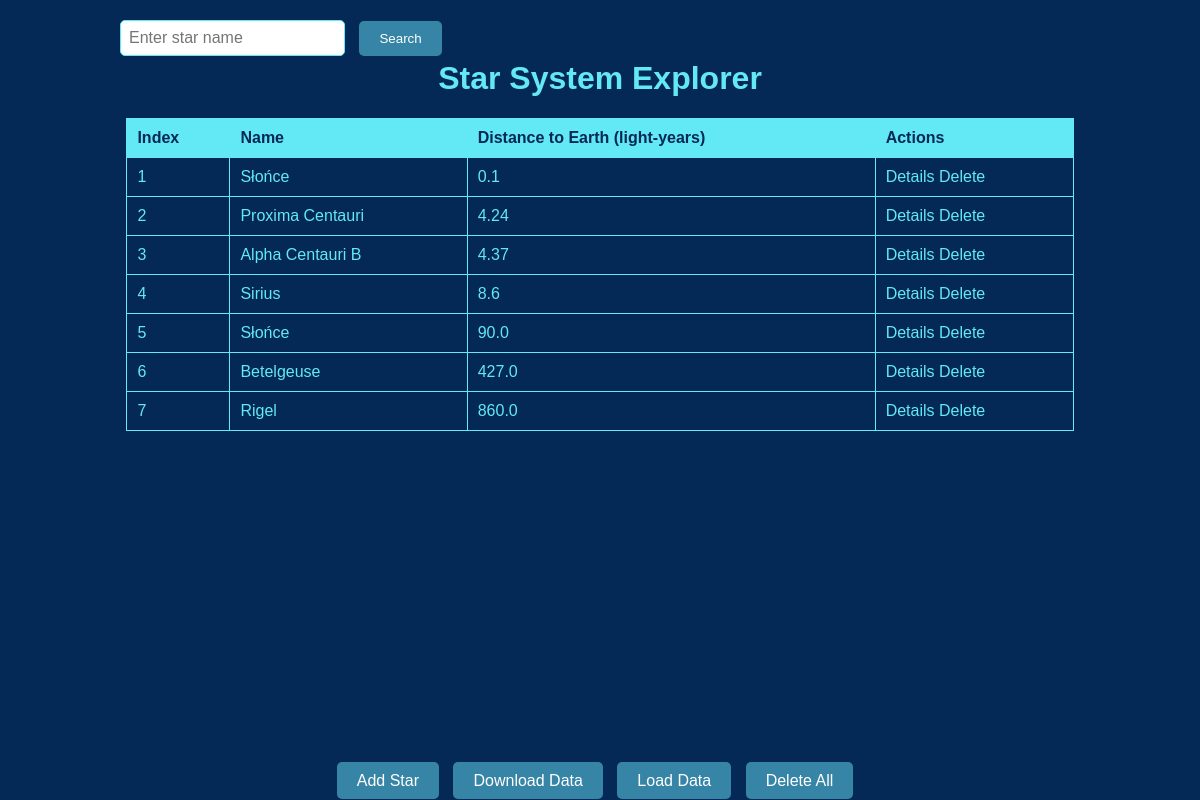
The app's page /, older data.
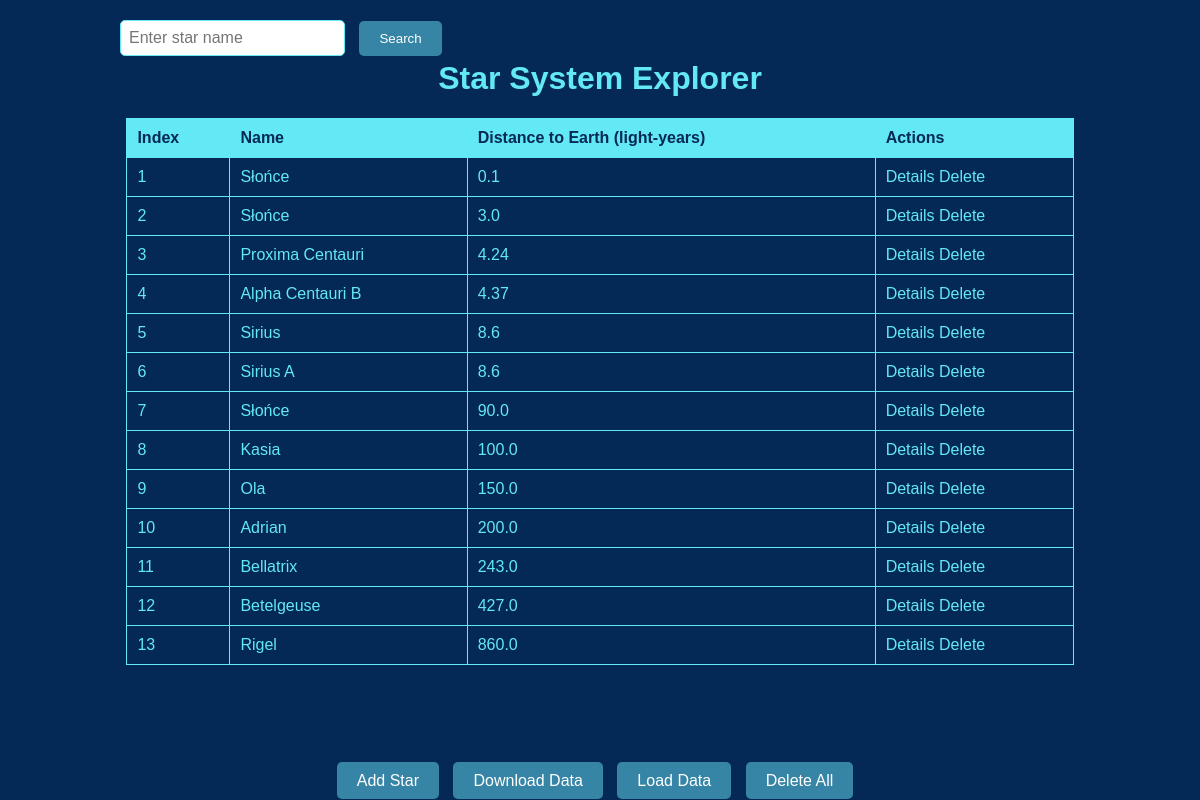
The same page, newer data.
### explorer/models.py (models this page shows, shortened)
class Star(models.Model):
    name = models.CharField(max_length=100)
    distance = models.FloatField()
    system = models.ForeignKey(StarSystem, on_delete=models.CASCADE, default=1)

### explorer/views.py (the view)
# urls.py: path('', index, name='index'),
def index(request):
    systems = StarSystem.objects.all()
    stars = Star.objects.all()
    search_form = SearchForm(request.GET)
    if search_form.is_valid():
        star_name = search_form.cleaned_data['star_name']
        if star_name:
            stars = stars.filter(name__icontains=star_name)
    sorted_stars = sort_stars_by_distance(stars)
    return render(request, 'explorer/index.html',
                  {'systems': systems, 'stars': sorted_stars, 'search_form': search_form})

### explorer/forms.py
class SearchForm(forms.Form):
    star_name = forms.CharField(label='Search Star', max_length=100, required=False)

### explorer/utils.py (called while the page is built)
def quicksort(arr):
    if len(arr) <= 1:
        return arr
    pivot = arr[len(arr) // 2]
    left = [x for x in arr if x.distance < pivot.distance]
    middle = [x for x in arr if x.distance == pivot.distance]
    right = [x for x in arr if x.distance > pivot.distance]
    return quicksort(left) + middle + quicksort(right)

def sort_stars_by_distance(stars):
    return quicksort(stars)

### explorer/templates/explorer/index.html (shortened to what this page needs)
<!DOCTYPE html>
<html>
<head>
    <link rel="stylesheet" type="text/css" href="https://code.jquery.com/ui/1.12.1/themes/base/jquery-ui.css">
</head>
<body>
    <h1>Star System Explorer</h1>
    <form method="get" id="search-form">
        <input type="text" name="star_name" id="id_star_name" placeholder="Enter star name" />
        <button type="submit" id="search-button">Search</button>
    </form>
    <table>
        <thead>
            <tr>
                <th>Index</th>
                <th>Name</th>
                <th>Distance to Earth (light-years)</th>
                <th>Actions</th>
            </tr>
        </thead>
        <tbody>
            {% for star in stars %}
            <tr>
                <td>{{ forloop.counter }}</td>
                <td>{{ star.name }}</td>
                <td>{{ star.distance }}</td>
                <td>
                    <a href="{% url 'explorer:star_detail' system_id=star.system.id star_id=star.id %}">Details</a>
                    <a href="{% url 'explorer:delete_star' system_id=star.system.id star_id=star.id %}">Delete</a>
                </td>
            </tr>
            {% endfor %}
        </tbody>
    </table>
    <div class="button-container">
        <a href="{% url 'explorer:add_star' %}" class="action-button">Add Star</a>
        <a href="{% url 'explorer:download_data' %}" class="action-button">Download Data</a>
        <a href="{% url 'explorer:load_data' %}" class="action-button">Load Data</a>
        <a id="delete-all-button" class="action-button" onclick="confirmDelete()">Delete All</a>
    </div>
</body>
</html>

### explorer/templates/explorer/index.html (style rules this page uses)
body { font-family: Arial, sans-serif; background-color: #042956; color: #63E8F6; margin: 10; }
h1 { color: #63E8F6; top: 0; text-align: center; display: flex; margin-top: 10px; }
a { text-decoration: none; color: #63E8F6; }
.button-container { margin-top: 20px; }
.button-container { position: fixed; bottom: 0; background-color: #042956; padding: 10px; width: 100%; text-align: center; }
.action-button { background-color: #3685A6; color: #FFFFFF; padding: 10px 20px; border: none; border-radius: 5px; cursor: pointer; margin-right: 10px; }
thead { background-color: #63E8F6; color: #042956; }
th, td { border: 1px solid #63E8F6; padding: 10px; text-align: left; }
#id_star_name { padding: 8px; font-size: 16px; border: 1px solid #63E8F6; border-radius: 5px; margin-right: 10px; margin-top: 10px; }
body { display: flex; flex-direction: column; align-items: center; justify-content: center; margin-top: 50px; }
#search-form { position: fixed; top: 0; left: 50%; transform: translateX(-50%); background-color: #042956; padding: 10px; width: 80%; z-index: 1; }
#search-button { background-color: #3685A6; color: #FFFFFF; padding: 10px 20px; border: none; border-radius: 5px; cursor: pointer; }
table { width: 80%; border-collapse: collapse; margin-bottom: 50px; }

Row changes from the older to the newer data that the page shows:
added Star: name "Słońce", distance "3.0"
added Star: name "Sirius A", distance "8.6"
added Star: name "Kasia", distance "100.0"
added Star: name "Ola", distance "150.0"
added Star: name "Adrian", distance "200.0"
added Star: name "Bellatrix", distance "243.0"
